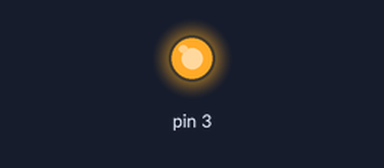
Recording of a sketch running on a simulated Arduino Uno, built with avr-gcc and run on an emulated ATmega328P. Parts: output pins drawn as LEDs (lit = HIGH).

Above: at 1.5 s.
At 4.5 s:
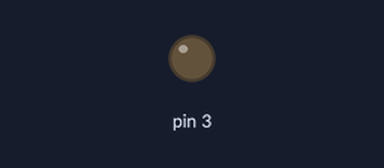
Timing chart, 0 to 7.8 s (numbered marks = the images above):
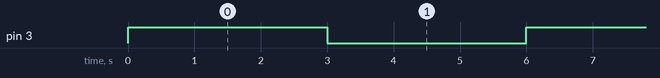

Measured:
- by itself, pin 3: alternates HIGH for 3.0 s and LOW for 3.0 s

The sketch:

relay-control-basic.ino
```cpp
// basic relay control using arduino

void setup()
{
  pinMode(3, OUTPUT);
}

void loop()
{
  digitalWrite(3, HIGH);
  delay(3000); // Wait for 3000 milliseconds
  digitalWrite(3, LOW);
  delay(3000); // Wait for 3000 milliseconds
}
```
